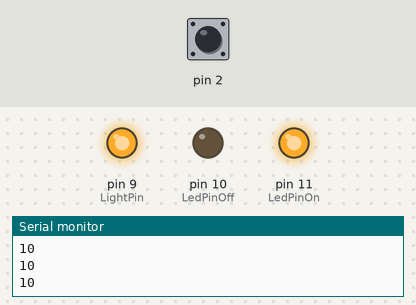
Bench run of a sketch on a simulated Arduino Uno, built with avr-gcc and run on an emulated ATmega328P. Shown: output pins drawn as LEDs (lit = HIGH), the last lines printed to the serial monitor. The test bench sets the inputs (shaded band); at power-on: pin 2 HIGH.

Above: at 3.2 s.
3.3 s: pin 2 pulled LOW for 0.15 s
At 4.5 s:
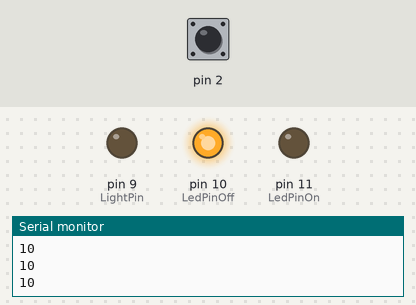
4.9 s: pin 2 pulled LOW for 1 s
At 6.0 s:
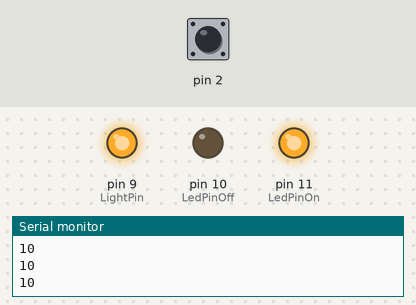
7.4 s: pin 2 pulled LOW for 3.2 s
At 8.8 s:
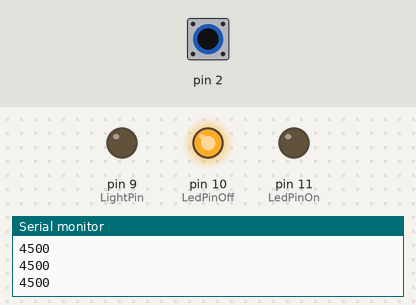
Timing chart, 0 to 10.4 s (numbered marks = the images above; inputs shaded):
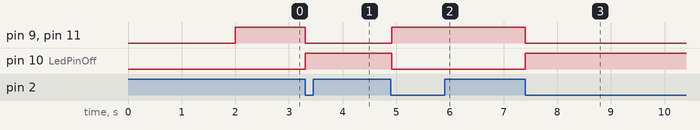

Measured:
- after the input at 3.3 s, pin 9 (LightPin), pin 11 (LedPinOn): HIGH → LOW at once; pin 10 (LedPinOff): LOW → HIGH at once
- after the input at 4.9 s, pin 9 (LightPin), pin 11 (LedPinOn): LOW → HIGH at once; pin 10 (LedPinOff): HIGH → LOW at once
- after the input at 7.4 s, pin 9 (LightPin), pin 11 (LedPinOn): HIGH → LOW at once; pin 10 (LedPinOff): LOW → HIGH at once

The sketch:

LightInRoom.ino.ino
```cpp
#include <CapacitiveSensor.h>

/*
 * CapitiveSense Library Demo Sketch
 * Paul Badger 2008
 * Uses a high value resistor e.g. 10M between send pin and receive pin
 * Resistor effects sensitivity, experiment with values, 50K - 50M. Larger resistor values yield larger sensor values.
 * Receive pin is the sensor pin - try different amounts of foil/metal on this pin
 */


CapacitiveSensor   cs_4_2 = CapacitiveSensor(4,2);        // 10M resistor between pins 4 & 2, pin 2 is sensor pin, add a wire and or foil if desired


#define LedPinOff 10
#define LedPinOn 11
#define LightPin 9

#define ValueSensor 4000

// state of switch
bool stateSwitch = false;
bool stateSwitchLast = false;
bool stateLed = false;

void setup()
{
   cs_4_2.set_CS_AutocaL_Millis(0xFFFFFFFF);     // turn off autocalibrate on channel 1 - just as an example
   Serial.begin(9600);

   pinMode(LedPinOff, OUTPUT);
   pinMode(LedPinOn, OUTPUT);
   pinMode(LightPin, OUTPUT);

  // waiting initialization device
   delay(2000);

}


void loop()
{

long start = millis();
long total =  cs_4_2.capacitiveSensor(30);

stateSwitch = total > ValueSensor ? true : false;

if (stateSwitch && stateSwitchLast == false) {
  stateLed = !stateLed;
  stateSwitchLast = true;
} else {
  stateSwitchLast = stateSwitch;
}

digitalWrite(LedPinOff, stateLed);
digitalWrite(LightPin, !stateLed);
digitalWrite(LedPinOn, !stateLed);


Serial.print(total);
Serial.println();
delay(10);
}
```
